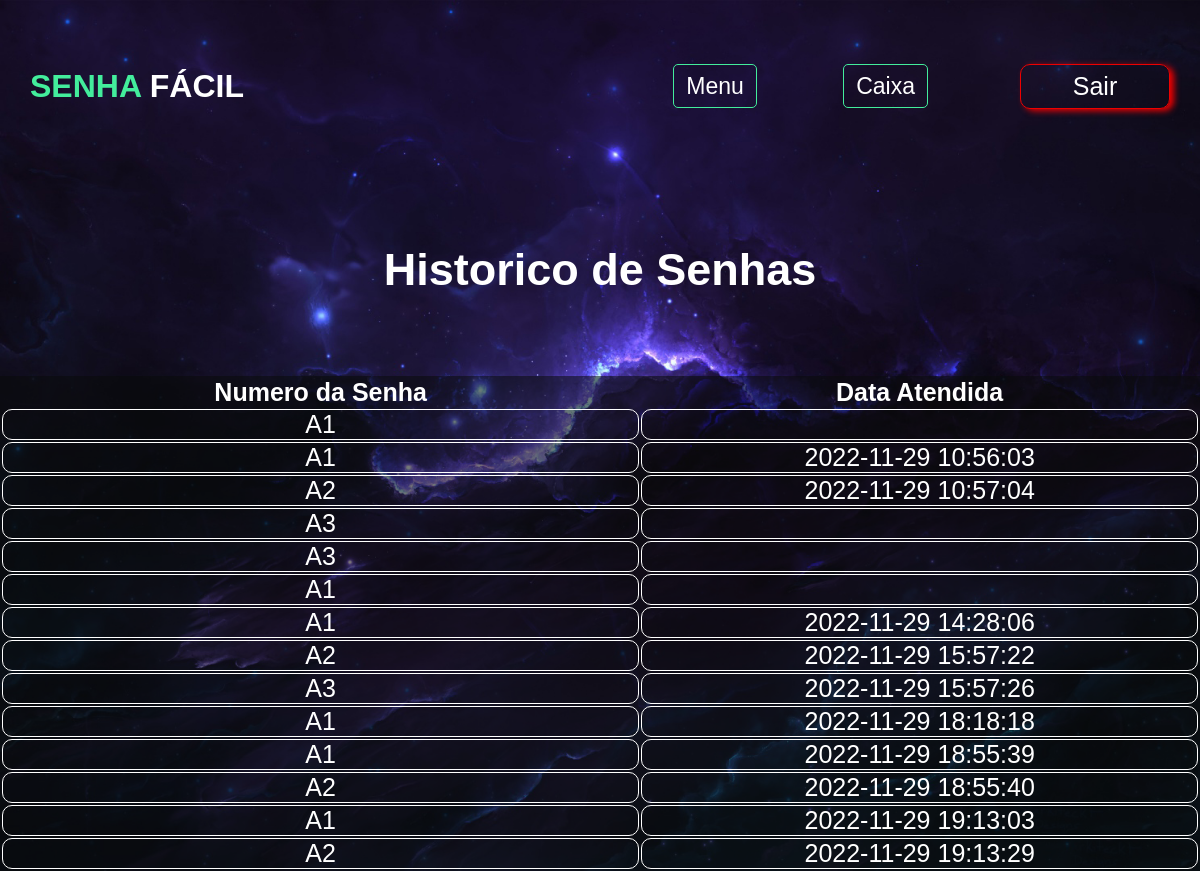
The app's page /historicoatendente (signed in) with its own data.
### tables this page shows
CREATE TABLE IF NOT EXISTS `senhas_geradas` (
  `id` int(11) NOT NULL,
  `senha_id` int(11) NOT NULL,
  `sits_senha_id` int(11) NOT NULL,
  `id_usuario` int(11) NOT NULL,
  `caixa` int(11) DEFAULT NULL,
  `fila` int(11) NOT NULL,
  `created` datetime NOT NULL,
  `modified` datetime DEFAULT NULL
);

CREATE TABLE IF NOT EXISTS `senhas` (
  `id` int(11) NOT NULL,
  `nome_senha` varchar(44) NOT NULL,
  `sits_senha_id` int(11) NOT NULL,
  `tipos_senha_id` int(11) NOT NULL,
  `id_usuario` int(11) NOT NULL
);

### historicoatendente.php (the view, shortened to what this page needs)
<?php
require_once 'header.php';
?>
<?php require_once 'menulogado.php'; ?>
<h1 class=senhachamada>Historico de Senhas</h1>
<div class="pagamentos">
    <div class="containeradm">
        <table class="tabelapagamentos">
            <thead>
                <th>⠀⠀⠀⠀Numero da Senha⠀⠀⠀⠀</th>
                <th>⠀⠀⠀⠀Data Atendida⠀⠀⠀⠀</th>
            </thead>
            <tbody>
                <?php
        $sql="SELECT senhas.nome_senha, senhas_geradas.modified, senhas_geradas.id_usuario, senhas_geradas.sits_senha_id
              FROM senhas
              INNER JOIN senhas_geradas
               ON senhas.id = senhas_geradas.senha_id
               WHERE senhas_geradas.caixa = :sessionid";
        $sql = $dbh->prepare($sql);
        $sql->bindParam(':sessionid', $sessionid, PDO::PARAM_INT);
        $sql->execute();
        while ($row_msg_cont = $sql->fetch(PDO::FETCH_ASSOC)) {
    ?>
                <tr>
                    <td><?php echo $row_msg_cont['nome_senha']; ?> </td>
                    <td><?php echo $row_msg_cont['modified']; ?> </td>
                </tr>
                <?php } ?>
            </tbody>
        </table>
    </div>
</div>
</div>

### css/style.css (style rules this page uses)
*, *:before, *:after { margin: 0; padding: 0; box-sizing: border-box; }
body.inicio { font-size: 62.5%; font-family: "Trebuchet MS", Helvetica, sans-serif; background-color: #350EA2; position: relative; height: 100%; background-repeat: no-repeat; background-size: cover; background-position: center; background-attachment: fixed; background-image: url(../imagens/imagem2.jpg); }

### css/admin.css (style rules this page uses)
.containeradm { position: relative; width: 100%; height: 100%; }
.senhachamada { margin-top: 3em; color: #fff; font-size: 45px; text-align: center; }
.tabelapagamentos { width: 100%; color: #fff; text-align: center; font-size: 25px; margin-top: 5rem; }
.tabelapagamentos td { border: 1px solid #fff; border-radius: 10px; text-transform: uppercase }
.pagamentos { background-color: rgba(10, 12, 11, 0.548); }

### records on screen
senhas_geradas: senha.nome_senha "A1"
senhas_geradas: senha.nome_senha "A1", modified "2022-11-29 10:56:03"
senhas_geradas: senha.nome_senha "A2", modified "2022-11-29 10:57:04"
senhas_geradas: senha.nome_senha "A3"
senhas_geradas: senha.nome_senha "A3"
senhas_geradas: senha.nome_senha "A1"
senhas_geradas: senha.nome_senha "A1", modified "2022-11-29 14:28:06"
senhas_geradas: senha.nome_senha "A2", modified "2022-11-29 15:57:22"
senhas_geradas: senha.nome_senha "A3", modified "2022-11-29 15:57:26"
senhas_geradas: senha.nome_senha "A1", modified "2022-11-29 18:18:18"
senhas_geradas: senha.nome_senha "A1", modified "2022-11-29 18:55:39"
senhas_geradas: senha.nome_senha "A2", modified "2022-11-29 18:55:40"
senhas_geradas: senha.nome_senha "A1", modified "2022-11-29 19:13:03"
senhas_geradas: senha.nome_senha "A2", modified "2022-11-29 19:13:29"
